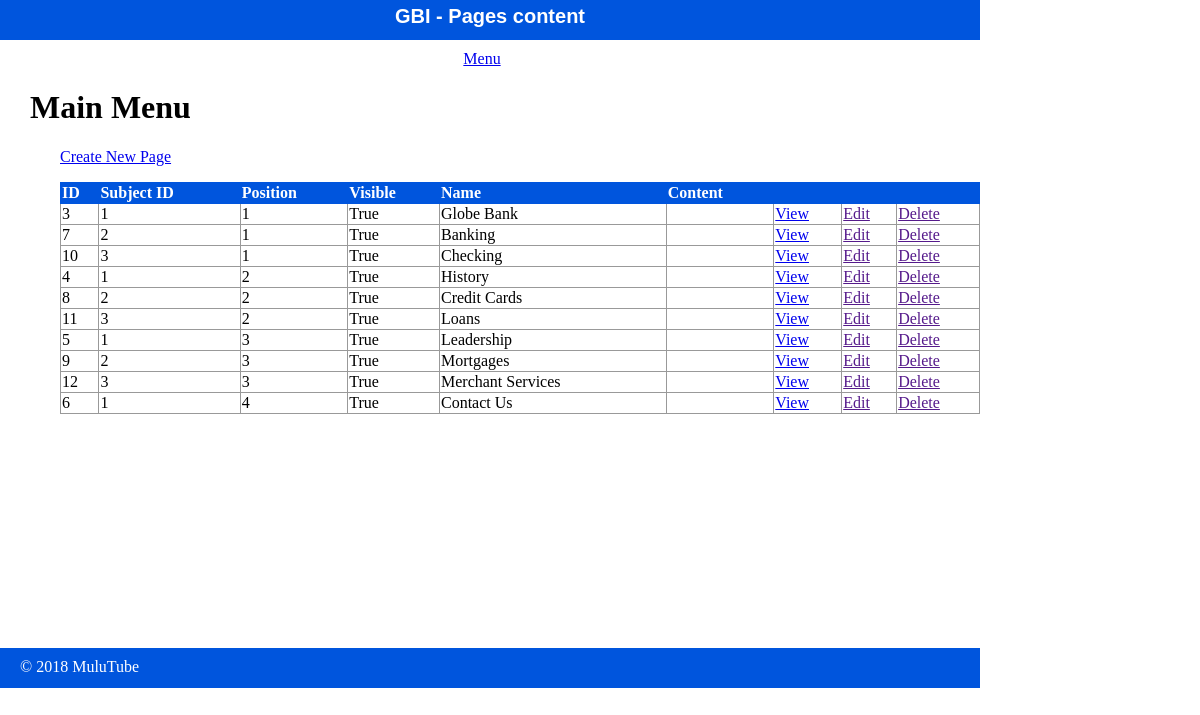
Screenshot of /public/staff/pages/index.php with the database file from the repository.
### tables this page shows
CREATE TABLE `pages` (
  `id` int(11) NOT NULL AUTO_INCREMENT,
  `subject_id` int(11) DEFAULT NULL,
  `menu_name` varchar(255) DEFAULT NULL,
  `position` int(1) DEFAULT NULL,
  `visible` tinyint(1) DEFAULT NULL,
  `content` longtext,
  PRIMARY KEY (`id`),
  KEY `index_subject` (`subject_id`),
  CONSTRAINT `pages_ibfk_1` FOREIGN KEY (`subject_id`) REFERENCES `subjects` (`id`)
);

### private/function.php (called while the page is built, shortened)
<?php
function url_for($value)
{
	if($value[0] !='/'){
		$value = '/'. $value;
	}
	return WWW_ROOT . $value;
}
function raw_u($value='')
{
	return rawurlencode($value);
}
function h($value = '')
{
	return htmlspecialchars($value);
}

### private/query_functions.php (called while the page is built, shortened)
<?php
function find_all_pages()
{
	global $db;
	$sql = "SELECT * FROM pages ";
	$sql .="ORDER BY position ASC";
	$result = mysqli_query($db, $sql);
	return $result;
}

### public/staff/pages/index.php (the view, shortened to what this page needs)
<?php
$content_title = "Pages content";
$page_set = find_all_pages();
?>
<?php include SHARED_PATH . '/header.php' ?>
	<div id="content">
		<div class="Main-menu">
			<h1>Main Menu</h1>
		</div>
		<div id="content">
			<div class="actions"><a href="#" class="action">Create New Page</a></div>
			<table class="list">
					<tr>
						<th>ID</th>
						<th>Subject ID</th>
						<th>Position</th>
						<th>Visible</th>
						<th>Name</th>
						<th>Content</th>
						<th>&nbsp;</th>
						<th>&nbsp;</th>
						<th>&nbsp;</th>
					</tr>
			<?php
			while ($value = mysqli_fetch_assoc($page_set)) {
				?>
					<tr>
						<td><?php echo h($value['id']); ?></td>
						<td><?php echo h($value['subject_id']); ?></td>
						<td><?php echo h($value['position']); ?></td>
						<td><?php echo $value['visible'] == 1 ? 'True' : 'False'; ?></td>
						<td><?php echo $value['menu_name']; ?></td>
						<td><?php echo $value['content']; ?></td>
						<td><a href="<?php echo url_for('staff/pages/view.php?id='. h(raw_u($value['id']))); ?>"><?php echo "View"?></a></td>
						<td><a href=""><?php echo "Edit"?></a></td>
						<td><a href=""><?php echo "Delete"?></a></td>
					</tr>
				<?php
			}
			 ?>
			 </table>
		</div>
	</div>
<?php include SHARED_PATH . '/footer.php' ?>

### private/shared/header.php (shortened to what this page needs)
<!DOCTYPE html>
<html lang="en">
<head>
	<link rel="stylesheet" href= "<?php echo url_for('/css/staff.css'); ?>" >
</head>
<body>
	<header>
		<h1>GBI - <?php echo h($content_title); ?></h1>
	</header>
	<navigation>
		<ul>
			<li><a href="<?php echo url_for ('/staff/index.php'); ?>">Menu</a></li>
		</ul>
	</navigation>

### private/shared/footer.php (shortened to what this page needs)
	<footer>&copy; <?php echo date('Y')?> MuluTube</footer>
</body>
</html>

### public/css/staff.css (style rules this page uses)
html { height: 100%; width: 100%; margin: 0 auto; }
body { height: 980px; width: 100%; margin: 0 auto; padding: 0; }
header { width: 980px; height: 40px; margin: 0 0 10px 0; padding: 0; background: #0055DD; color: white; }
header h1 { margin: 0; padding: 5px; font-size: 20px; font-family: Verdana, Arial, Helvetica, sans-serif; text-align: center; }
navigation { width: 980px; margin: 0; padding: 0; text-align: center; }
navigation ul { width: 980px; list-style: none; padding: 0; margin: 0; }
navigation ul li { display: inline; margin-right: 1em; }
#content { width: 920px; min-height: 500px; padding: 0 30px; }
footer { width: 940px; height: 20px; margin: 0 0 10px 0; padding: 10px 20px; background: #0055DD; color: white; }
.actions { margin-bottom: 1em; }
table { border-collapse: collapse; vertical-align: top; }
table.list { width: 100%; }
table.list tr td { border: 1px solid #999999; }
table.list tr th { border: 1px solid #0055DD; background: #0055DD; color: white; text-align: left; }

### rows the page displays
pages: id "3", subject "1", position "1", visible "True", menu_name "Globe Bank"
pages: id "7", subject "2", position "1", visible "True", menu_name "Banking"
pages: id "10", subject "3", position "1", visible "True", menu_name "Checking"
pages: id "4", subject "1", position "2", visible "True", menu_name "History"
pages: id "8", subject "2", position "2", visible "True", menu_name "Credit Cards"
pages: id "11", subject "3", position "2", visible "True", menu_name "Loans"
pages: id "5", subject "1", position "3", visible "True", menu_name "Leadership"
pages: id "9", subject "2", position "3", visible "True", menu_name "Mortgages"
pages: id "12", subject "3", position "3", visible "True", menu_name "Merchant Services"
pages: id "6", subject "1", position "4", visible "True", menu_name "Contact Us"

### other values shown
$content_title "Pages content"
